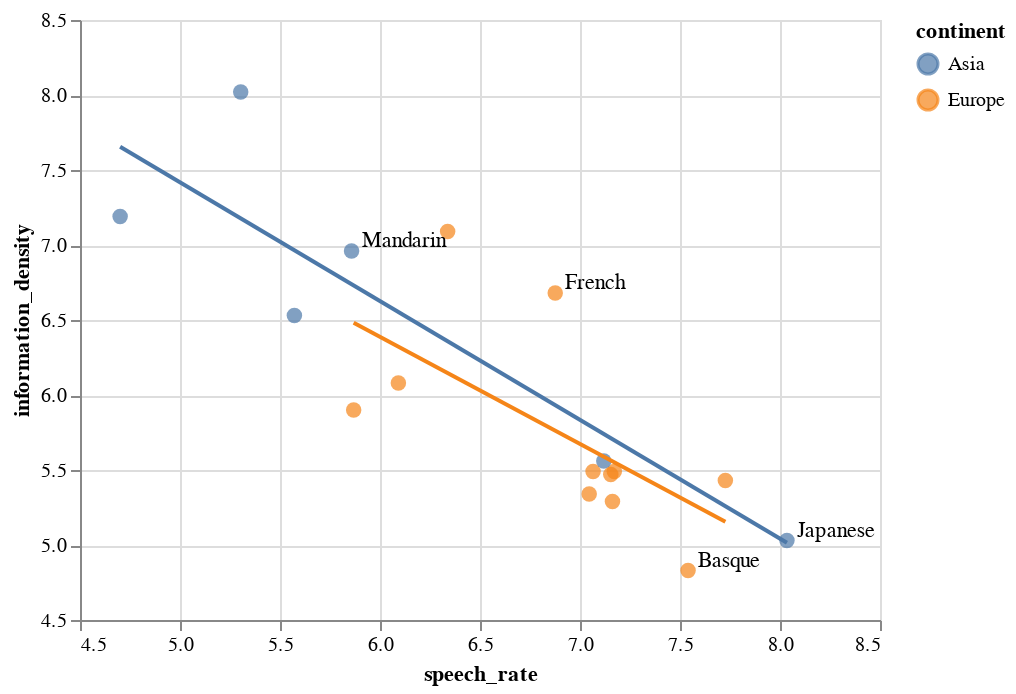

The code cell stored with this chart in its notebook:
### Markdown cell above
<div class="alert alert-info" style="color:black">

### Question 2
rubric={reasoning:2,accuracy:3}
    
<h4>Python</h4> 
<ol type="1">
<li>While the information density of each language have already been provided to us, we will have to approximate the speech rate (syllables per second) of each language via the <code>spoken_texts</code> dataset. Using this data, calculate the average speech rate per language (for now, treat all entries as individual observations, even if some are read by the same person).</li>
    <li>Create a new column, <code>speech_rate</code>, in the <code>languages</code> data frame that hold these average values. Since the calculated values are not in the same order as the languages in the <code>languages</code> data frame, you cannot simply append it. Instead, you can use the dataframe merge method to join the series of average speech rate values that you just created with the <code>languages</code> dataframe. The language ISO codes could be used as the column to merge on.</li>
<li>Create a scatter plot of the information density versus the speech rate for the <code>languages</code> dataframe. Use the same groupings as in the previous scatter plot you made and add one trend line per group. Label the same points with text labels as in the previous scatterplot. Zoom in to the extent of the data instead of forcing zero to be in the axes.</li>
<li>Write a few sentences under the plot describing the relationship you observe. Based on this plot, do speakers of any particular languages appear to be more efficient at conveying information?</li>
</ol>
    
</div>

### Code cell
# YOUR ANSWER GOES HERE
df2 = pd.read_csv("data/spoken-texts.csv")
df2["speech_rate"] = df2["syllables"] / df2["duration"]
speech_rate_mean = df2.groupby("iso_lang")["speech_rate"].mean().reset_index()
df21 = df1.merge(speech_rate_mean, on="iso_lang", how="left")

base = alt.Chart(df21).mark_circle(size=60).encode(
    x=alt.X('speech_rate:Q', scale=alt.Scale(zero=False)),
    y=alt.Y('information_density:Q', scale=alt.Scale(zero=False)),
    color='continent:N'
)
line = alt.Chart(df21).mark_line().encode(
    x='speech_rate:Q',
    y='information_density:Q',
    color='continent:N'
).transform_regression('speech_rate', 'information_density', groupby=['continent'])

labels_data = df21[df21['language'].isin(['French', 'Mandarin', 'Japanese', 'Basque'])]
text = alt.Chart(labels_data).mark_text(align='left', dx=5, dy=-5).encode(
    x='speech_rate:Q',
    y='information_density:Q',
    text='language:N'
)

plot2 = (base + line + text).properties(
    width=400,
    height=300
)

plot2

### Figure 1 — Vega-Lite specification as saved in the notebook (floating-point values rounded to 4 significant figures)
{"config": {"view": {"continuousWidth": 300, "continuousHeight": 300}}, "layer": [{"mark": {"type": "circle", "size": 60}, "encoding": {"color": {"field": "continent", "type": "nominal"}, "x": {"field": "speech_rate", "scale": {"zero": false}, "type": "quantitative"}, "y": {"field": "information_density", "scale": {"zero": false}, "type": "quantitative"}}}, {"mark": {"type": "line"}, "encoding": {"color": {"field": "continent", "type": "nominal"}, "x": {"field": "speech_rate", "type": "quantitative"}, "y": {"field": "information_density", "type": "quantitative"}}, "transform": [{"on": "speech_rate", "regression": "information_density", "groupby": ["continent"]}]}, {"data": {"name": "data-ec89cc3b31eabf6bc9e23929ce9f8a6f"}, "mark": {"type": "text", "align": "left", "dx": 5, "dy": -5}, "encoding": {"text": {"field": "language", "type": "nominal"}, "x": {"field": "speech_rate", "type": "quantitative"}, "y": {"field": "information_density", "type": "quantitative"}}}], "data": {"name": "data-0e93b44f1fcee4704f124f06d1d2adec"}, "height": 300, "width": 400, "$schema": "https://vega.github.io/schema/vega-lite/v6.1.0.json", "datasets": {"data-0e93b44f1fcee4704f124f06d1d2adec": [{"iso_lang": "CAT", "language": "Catalan", "information_density": 5.49, "distinct_syllables": 3600, "continent": "Europe", "speech_rate": 7.065}, {"iso_lang": "CMN", "language": "Mandarin", "information_density": 6.96, "distinct_syllables": 1274, "continent": "Asia", "speech_rate": 5.858}, {"iso_lang": "DEU", "language": "German", "information_density": 6.08, "distinct_syllables": 5100, "continent": "Europe", "speech_rate": 6.092}, {"iso_lang": "ENG", "language": "English", "information_density": 7.09, "distinct_syllables": 6949, "continent": "Europe", "speech_rate": 6.338}, {"iso_lang": "EUS", "language": "Basque", "information_density": 4.83, "distinct_syllables": 2082, "continent": "Europe", "speech_rate": 7.54}, {"iso_lang": "FIN", "language": "Finnish", "information_density": 5.49, "distinct_syllables": 3844, "continent": "Europe", "speech_rate": 7.171}, {"iso_lang": "FRA", "language": "French", "information_density": 6.68, "distinct_syllables": 2949, "continent": "Europe", "speech_rate": 6.876}, {"iso_lang": "HUN", "language": "Hungarian", "information_density": 5.9, "distinct_syllables": 4325, "continent": "Europe", "speech_rate": 5.868}, {"iso_lang": "ITA", "language": "Italian", "information_density": 5.29, "distinct_syllables": 2729, "continent": "Europe", "speech_rate": 7.162}, {"iso_lang": "JPN", "language": "Japanese", "information_density": 5.03, "distinct_syllables": 643, "continent": "Asia", "speech_rate": 8.035}, {"iso_lang": "KOR", "language": "Korean", "information_density": 5.56, "distinct_syllables": 1104, "continent": "Asia", "speech_rate": 7.119}, {"iso_lang": "SPA", "language": "Spanish", "information_density": 5.43, "distinct_syllables": 2778, "continent": "Europe", "speech_rate": 7.727}, {"iso_lang": "SRP", "language": "Serbian", "information_density": 5.47, "distinct_syllables": 3831, "continent": "Europe", "speech_rate": 7.154}, {"iso_lang": "THA", "language": "Thai", "information_density": 7.19, "distinct_syllables": 2438, "continent": "Asia", "speech_rate": 4.701}, {"iso_lang": "TUR", "language": "Turkish", "information_density": 5.34, "distinct_syllables": 3260, "continent": "Europe", "speech_rate": 7.046}, {"iso_lang": "VIE", "language": "Vietnamese", "information_density": 8.02, "distinct_syllables": 2776, "continent": "Asia", "speech_rate": 5.304}, {"iso_lang": "YUE", "language": "Cantonese", "information_density": 6.53, "distinct_syllables": 1298, "continent": "Asia", "speech_rate": 5.572}], "data-ec89cc3b31eabf6bc9e23929ce9f8a6f": [{"iso_lang": "CMN", "language": "Mandarin", "information_density": 6.96, "distinct_syllables": 1274, "continent": "Asia", "speech_rate": 5.858}, {"iso_lang": "EUS", "language": "Basque", "information_density": 4.83, "distinct_syllables": 2082, "continent": "Europe", "speech_rate": 7.54}, {"iso_lang": "FRA", "language": "French", "information_density": 6.68, "distinct_syllables": 2949, "continent": "Europe", "speech_rate": 6.876}, {"iso_lang": "JPN", "language": "Japanese", "information_density": 5.03, "distinct_syllables": 643, "continent": "Asia", "speech_rate": 8.035}]}}
